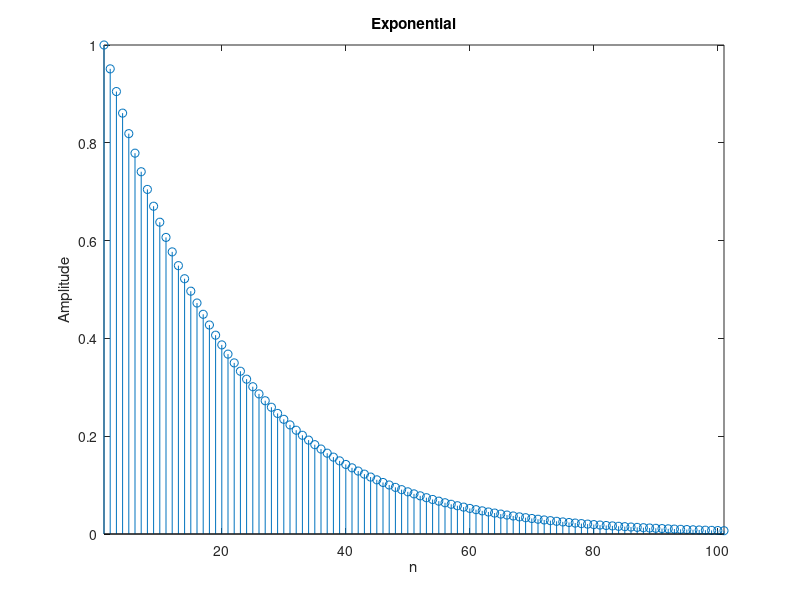

Reproduce this figure in MATLAB.
clc;
clear all;
close all;
t=0:0.01:1;
a=5;
z=exp(-a*t);
subplot(1,1,1);
stem(z);
axis tight;
xlabel('n');
ylabel('Amplitude');
title('Exponential')
